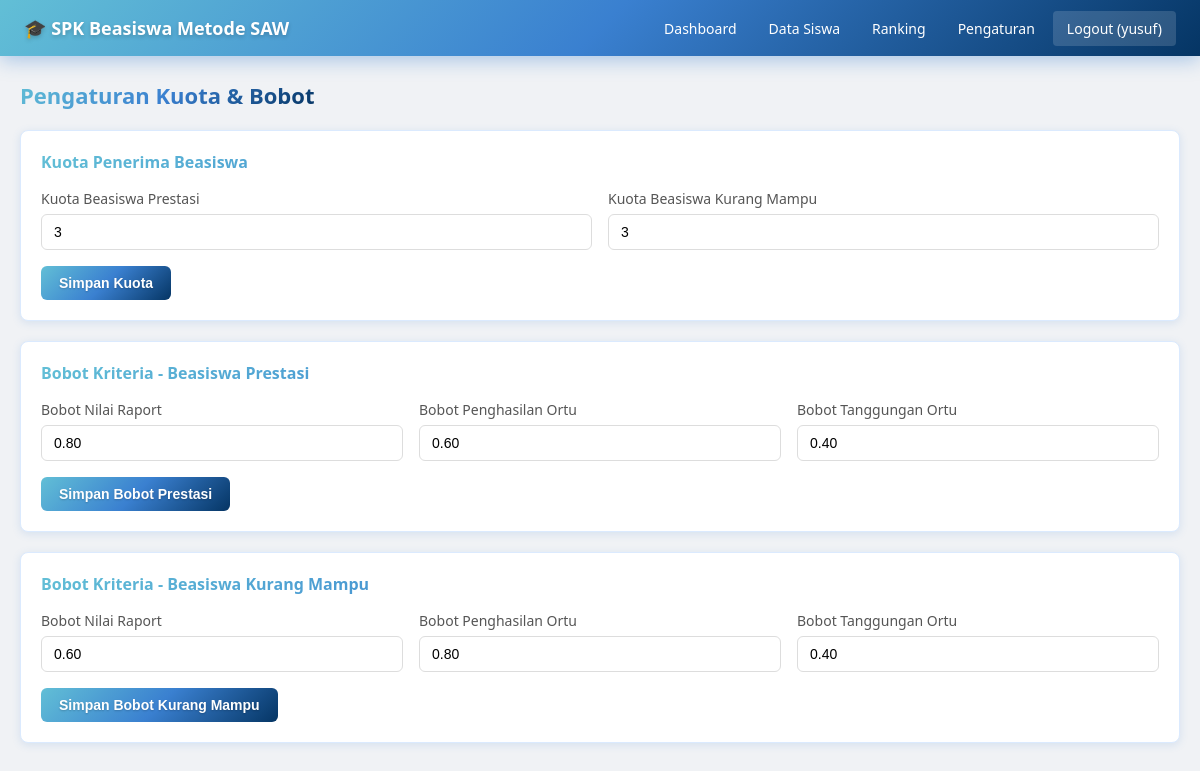
The page /views/setting/kuota.php (signed in) on the database its author committed.
### tables this page shows
CREATE TABLE `setting_kuota` (
  `id` int(11) NOT NULL,
  `jenis_beasiswa` enum('prestasi','kurang_mampu') NOT NULL,
  `jumlah_kuota` int(11) NOT NULL DEFAULT 0,
  `updated_at` timestamp NOT NULL DEFAULT current_timestamp() ON UPDATE current_timestamp()
);

CREATE TABLE `bobot_kriteria` (
  `id` int(11) NOT NULL,
  `jenis_beasiswa` enum('prestasi','kurang_mampu') NOT NULL,
  `bobot_raport` decimal(3,2) NOT NULL,
  `bobot_penghasilan` decimal(3,2) NOT NULL,
  `bobot_tanggungan` decimal(3,2) NOT NULL
);

### models/Setting.php (called while the page is built, shortened)
<?php
class Setting {
    private $pdo;
    public function __construct($pdo) {
        $this->pdo = $pdo;
    }
    public function getKuota($jenis_beasiswa = null) {
        if ($jenis_beasiswa) {
            $stmt = $this->pdo->prepare("SELECT * FROM setting_kuota WHERE jenis_beasiswa = ?");
            $stmt->execute([$jenis_beasiswa]);
            return $stmt->fetch();
        }
        return $this->pdo->query("SELECT * FROM setting_kuota")->fetchAll();
    }
    public function getBobot($jenis_beasiswa) {
        $stmt = $this->pdo->prepare("SELECT * FROM bobot_kriteria WHERE jenis_beasiswa = ?");
        $stmt->execute([$jenis_beasiswa]);
        return $stmt->fetch();
    }
}

### views/setting/kuota.php (the view, shortened to what this page needs)
<?php
require_once __DIR__ . '/../../config/database.php';
require_once __DIR__ . '/../../models/Setting.php';
$settingModel = new Setting($pdo);
$kuotaPrestasi    = $settingModel->getKuota('prestasi');
$kuotaKurangMampu = $settingModel->getKuota('kurang_mampu');
$bobotPrestasi    = $settingModel->getBobot('prestasi');
$bobotKurangMampu = $settingModel->getBobot('kurang_mampu');
?>
<!DOCTYPE html>
<html lang="id">
<head>
    <link rel="stylesheet" href="<?= BASE_URL ?>assets/css/style.css">
</head>
<body>
<?php include __DIR__ . '/../partials/navbar.php'; ?>
<div class="container">
    <div class="page-header">
        <h2>Pengaturan Kuota & Bobot</h2>
    </div>
    <div class="form-card">
        <h3>Kuota Penerima Beasiswa</h3>
        <form action="<?= BASE_URL ?>controllers/SettingController.php?action=update_kuota" method="POST">
            <div class="form-row">
                <div class="form-group">
                    <label>Kuota Beasiswa Prestasi</label>
                    <input type="number" name="kuota_prestasi" class="form-control" value="<?= $kuotaPrestasi['jumlah_kuota'] ?? 0 ?>" min="0" required>
                </div>
                <div class="form-group">
                    <label>Kuota Beasiswa Kurang Mampu</label>
                    <input type="number" name="kuota_kurang_mampu" class="form-control" value="<?= $kuotaKurangMampu['jumlah_kuota'] ?? 0 ?>" min="0" required>
                </div>
            </div>
            <button type="submit" class="btn btn-primary">Simpan Kuota</button>
        </form>
    </div>
    <div class="form-card">
        <h3>Bobot Kriteria - Beasiswa Prestasi</h3>
        <form action="<?= BASE_URL ?>controllers/SettingController.php?action=update_bobot" method="POST">
            <div class="form-row">
                <div class="form-group">
                    <label>Bobot Nilai Raport</label>
                    <input type="number" name="bobot_raport" class="form-control" value="<?= $bobotPrestasi['bobot_raport'] ?? 0.80 ?>" min="0" max="1" step="0.01" required>
                </div>
                <div class="form-group">
                    <label>Bobot Penghasilan Ortu</label>
                    <input type="number" name="bobot_penghasilan" class="form-control" value="<?= $bobotPrestasi['bobot_penghasilan'] ?? 0.60 ?>" min="0" max="1" step="0.01" required>
                </div>
                <div class="form-group">
                    <label>Bobot Tanggungan Ortu</label>
                    <input type="number" name="bobot_tanggungan" class="form-control" value="<?= $bobotPrestasi['bobot_tanggungan'] ?? 0.40 ?>" min="0" max="1" step="0.01" required>
                </div>
            </div>
            <button type="submit" class="btn btn-primary">Simpan Bobot Prestasi</button>
        </form>
    </div>
    <div class="form-card">
        <h3>Bobot Kriteria - Beasiswa Kurang Mampu</h3>
        <form action="<?= BASE_URL ?>controllers/SettingController.php?action=update_bobot" method="POST">
            <div class="form-row">
                <div class="form-group">
                    <label>Bobot Nilai Raport</label>
                    <input type="number" name="bobot_raport" class="form-control" value="<?= $bobotKurangMampu['bobot_raport'] ?? 0.60 ?>" min="0" max="1" step="0.01" required>
                </div>
                <div class="form-group">
                    <label>Bobot Penghasilan Ortu</label>
                    <input type="number" name="bobot_penghasilan" class="form-control" value="<?= $bobotKurangMampu['bobot_penghasilan'] ?? 0.80 ?>" min="0" max="1" step="0.01" required>
                </div>
                <div class="form-group">
                    <label>Bobot Tanggungan Ortu</label>
                    <input type="number" name="bobot_tanggungan" class="form-control" value="<?= $bobotKurangMampu['bobot_tanggungan'] ?? 0.40 ?>" min="0" max="1" step="0.01" required>
                </div>
            </div>
            <button type="submit" class="btn btn-primary">Simpan Bobot Kurang Mampu</button>
        </form>
    </div>
</div>
</body>
</html>

### assets/css/style.css (style rules this page uses)
* { margin: 0; padding: 0; box-sizing: border-box; }
body { font-family: 'Segoe UI', Tahoma, Geneva, Verdana, sans-serif; background: #f0f2f5; color: #333; font-size: 14px; }
.container { max-width: 1200px; margin: 24px auto; padding: 0 20px; }
.page-header { display: flex; align-items: center; justify-content: space-between; margin-bottom: 20px; }
.page-header h2 { font-size: 22px; background: linear-gradient(135deg, #62bfd6 0%, #3a80d0 50%, #053564 100%); -webkit-background-clip: text; -webkit-text-fill-color: transparent; background-clip: text; font-weight: 700; }
.card, .form-card { background: white; border-radius: 8px; padding: 20px; box-shadow: 0 2px 8px rgba(58, 128, 208, 0.15); margin-bottom: 20px; border: 1px solid #dbeafe; }
.card h3, .form-card h3 { margin-bottom: 16px; background: linear-gradient(135deg, #62bfd6 0%, #3a80d0 50%, #053564 100%); -webkit-background-clip: text; -webkit-text-fill-color: transparent; background-clip: text; font-size: 16px; font-weight: 700; }
.form-group { margin-bottom: 16px; }
.form-group label { display: block; margin-bottom: 6px; font-weight: 500; color: #555; }
.form-control { width: 100%; padding: 9px 12px; border: 1px solid #ddd; border-radius: 6px; font-size: 14px; transition: border-color 0.2s; }
.form-row { display: grid; grid-template-columns: repeat(auto-fit, minmax(200px, 1fr)); gap: 16px; }
.btn { display: inline-block; padding: 9px 18px; border-radius: 6px; border: none; cursor: pointer; font-size: 14px; font-weight: 500; text-decoration: none; transition: all 0.3s; }
.btn-primary { background: linear-gradient(135deg, #62bfd6 0%, #3a80d0 50%, #053564 100%); color: white; border: none; font-weight: 600; text-shadow: 0 1px 2px rgba(0,0,0,0.2); }

### rows shown on the page
setting_kuota: kuota_prestasi "3"
setting_kuota: kuota_kurang_mampu "3"
bobot_kriteria: bobot_raport "0.80", bobot_penghasilan "0.60", bobot_tanggungan "0.40"
bobot_kriteria: bobot_raport "0.60", bobot_penghasilan "0.80", bobot_tanggungan "0.40"

### other values the page prints
$_SESSION['username'] "yusuf"
